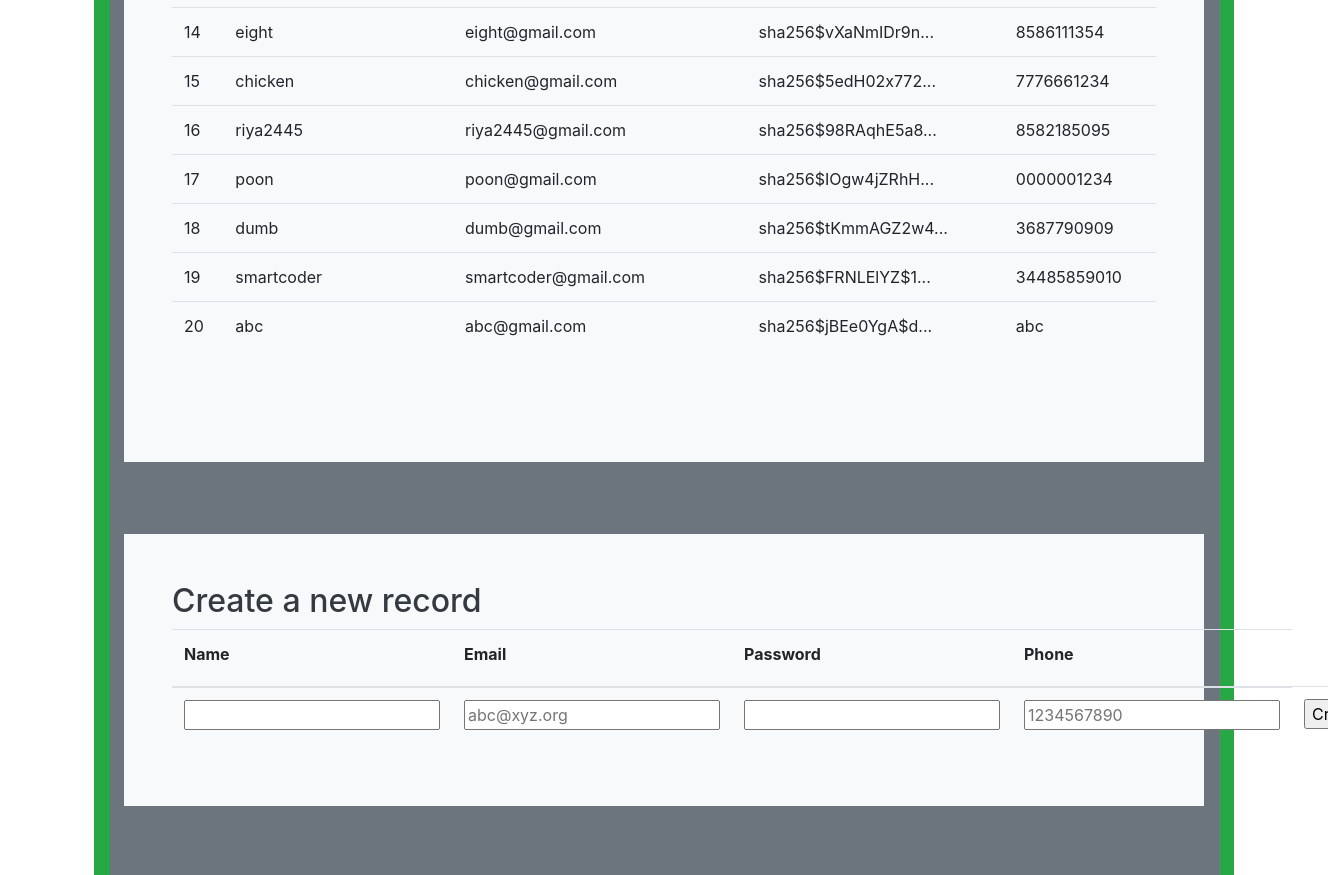
Page /crud/ (signed in, middle part) on the earlier database version.
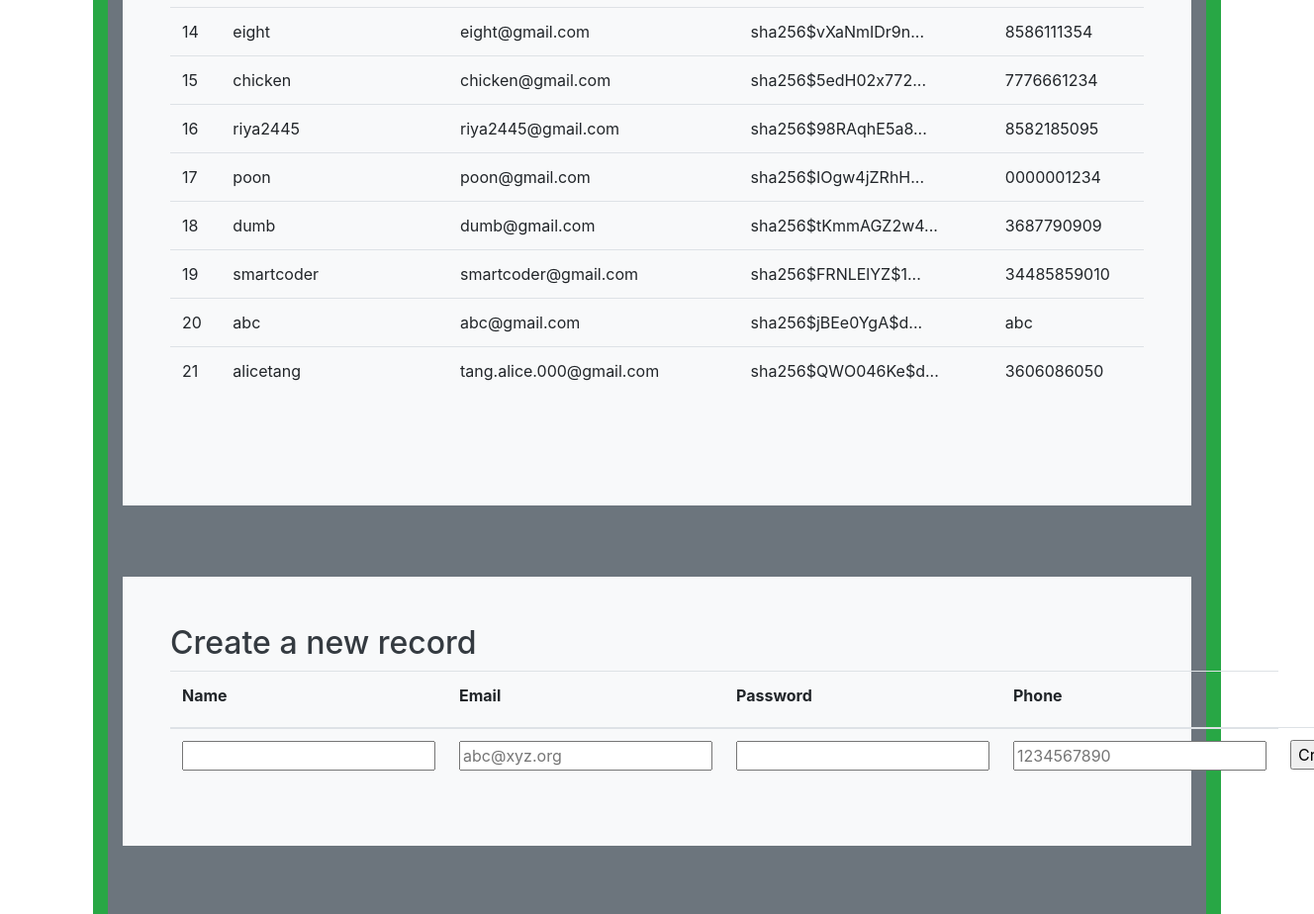
Same page on the later database version.
### cruddy/model.py (models this page shows, shortened)
class Users(UserMixin, db.Model):
    __tablename__ = 'users'
    userID = db.Column(db.Integer, primary_key=True)
    name = db.Column(db.String(255), unique=False, nullable=False)
    email = db.Column(db.String(255), unique=True, nullable=False)
    password = db.Column(db.String(255), unique=False, nullable=False)
    phone = db.Column(db.String(255), unique=False, nullable=False)
    notes = db.relationship("Notes", cascade='all, delete', backref='users', lazy=True)
    def read(self):
        return {
            "userID": self.userID,
            "name": self.name,
            "email": self.email,
            "password": self.password,
            "phone": self.phone,
            "query": "by_alc"  # This is for fun, a little watermark
        }
    def delete(self):
        db.session.delete(self)
        db.session.commit()
        return None

### cruddy/app_crud.py (the view)
@app_crud.route('/')
@login_required  # Flask-Login uses this decorator to restrict acess to logged in users
def crud():
    return render_template("crud.html", table=users_all())

### cruddy/query.py (called while the page is built)
def users_all():
    return users_all_alc()

def users_all_alc():
    table = Users.query.all()
    json_ready = [peep.read() for peep in table]
    return json_ready

@login_manager.user_loader
def user_loader(user_id):
    if user_id is not None:
        return Users.query.get(user_id)
    return None

### templates/crud.html (shortened to what this page needs)
<!DOCTYPE html>
{% extends "layouts/base.html" %}
{% block body %}
    <div class="container py-4 text-light bg-success">
        <div class="container bg-secondary py-4">
            <div class="p-5 mb-4 bg-light text-dark rounded-3">
                <div class="row align-items-md-stretch">
                    <div class="container-fluid py-5">
                        <table class="table">
                            <tbody>
                            {% for row in table %}
                                {% set pn = "" ~ row['phone'] %}
                                {% set pnf = "(" ~ pn[0:3] ~ ")" ~ pn[3:6] ~ "-" ~ pn[6:10] %}
                                <tr>
                                    <td>{{ row['userID'] }}</td>
                                    <td>{{ row['name'] }}</td>
                                    <td>{{ row['email'] }}</td>
                                    <td>{{ row['password'] | truncate(20) }}</td>
                                    <td>{{ row['phone'] }}</td>
                                </tr>
                            {% endfor %}
                            </tbody>
                        </table>
                    </div>
                </div>
            </div>
        </div>
        <div class="container bg-secondary py-4">
            <div class="p-5 mb-4 bg-light text-dark rounded-3">
                <h2>Create a new record</h2>
                <form method="POST" ID="create" action={{url_for('crud.create')}} >
                    <table class="table">
                        <thead>
                        <tr>
                            <th><label for="name">Name</label></th>
                            <th><label for="email">Email</label></th>
                            <th><label for="password">Password</label></th>
                            <th><label for="phone">Phone</label></th>
                        </tr>
                        </thead>
                        <tbody>
                        <tr>
                            <td><input type="text" name="name" id="name" required></td>
                            <td><input type="email" name="email" id="email" placeholder="abc@xyz.org" required></td>
                            <td><input type="password" name="password" id="password" required></td>
                            <td><input type="tel" name="phone" id="phone" pattern="[0-9]{10}" placeholder="1234567890" required></td>
                            <td><input type="submit" value="Create"></td>
                        </tr>
                        </tbody>
                    </table>
                </form>
            </div>
        </div>
        <div class="container bg-secondary py-4">
        </div>
    </div>
{% endblock %}

Differences in the rows shown:
added Users: userID "21", name "alicetang", email "tang.alice.000@gmail.com", password "sha256$QWO046Ke$d...", phone "3606086050"
